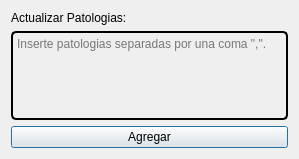
<?xml version="1.0" encoding="UTF-8"?>
<ui version="4.0">
 <class>ActualizarPatologias</class>
 <widget class="QDialog" name="ActualizarPatologias">
  <property name="geometry">
   <rect>
    <x>0</x>
    <y>0</y>
    <width>299</width>
    <height>159</height>
   </rect>
  </property>
  <property name="windowTitle">
   <string>Actualizar Patologias</string>
  </property>
  <property name="windowIcon">
   <iconset resource="../images/imagenes.qrc">
    <normaloff>:/imagenes/lapiz_editar.png</normaloff>:/imagenes/lapiz_editar.png</iconset>
  </property>
  <layout class="QGridLayout" name="gridLayout">
   <item row="0" column="0">
    <layout class="QVBoxLayout" name="lay_ver_principal">
     <item alignment="Qt::AlignLeft">
      <widget class="QLabel" name="lbl_actualizarPatologias">
       <property name="styleSheet">
        <string notr="true">font: 11pt &quot;Gill Sans MT&quot;;</string>
       </property>
       <property name="text">
        <string>Actualizar Patologias:</string>
       </property>
      </widget>
     </item>
     <item>
      <widget class="QPlainTextEdit" name="txt_patologias">
       <property name="styleSheet">
        <string notr="true">background-color: rgba(0,0,0,0);
border: none;
border: 2px solid rgba(0, 0, 0, 255);
border-radius: 5px;
padding-bottom: 5px;
font: 10pt &quot;Gill Sans MT&quot;;</string>
       </property>
       <property name="placeholderText">
        <string>Inserte patologias separadas por una coma &quot;,&quot;.</string>
       </property>
      </widget>
     </item>
     <item>
      <widget class="QPushButton" name="btn_agregar_patologias">
       <property name="text">
        <string>Agregar</string>
       </property>
      </widget>
     </item>
    </layout>
   </item>
  </layout>
 </widget>
 <resources>
  <include location="../images/imagenes.qrc"/>
 </resources>
 <connections/>
</ui>
